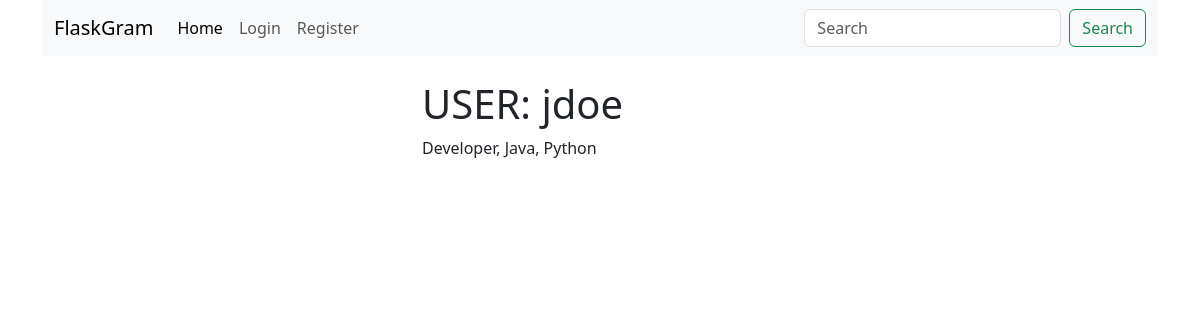
The page /user/1 on the database as committed earlier.
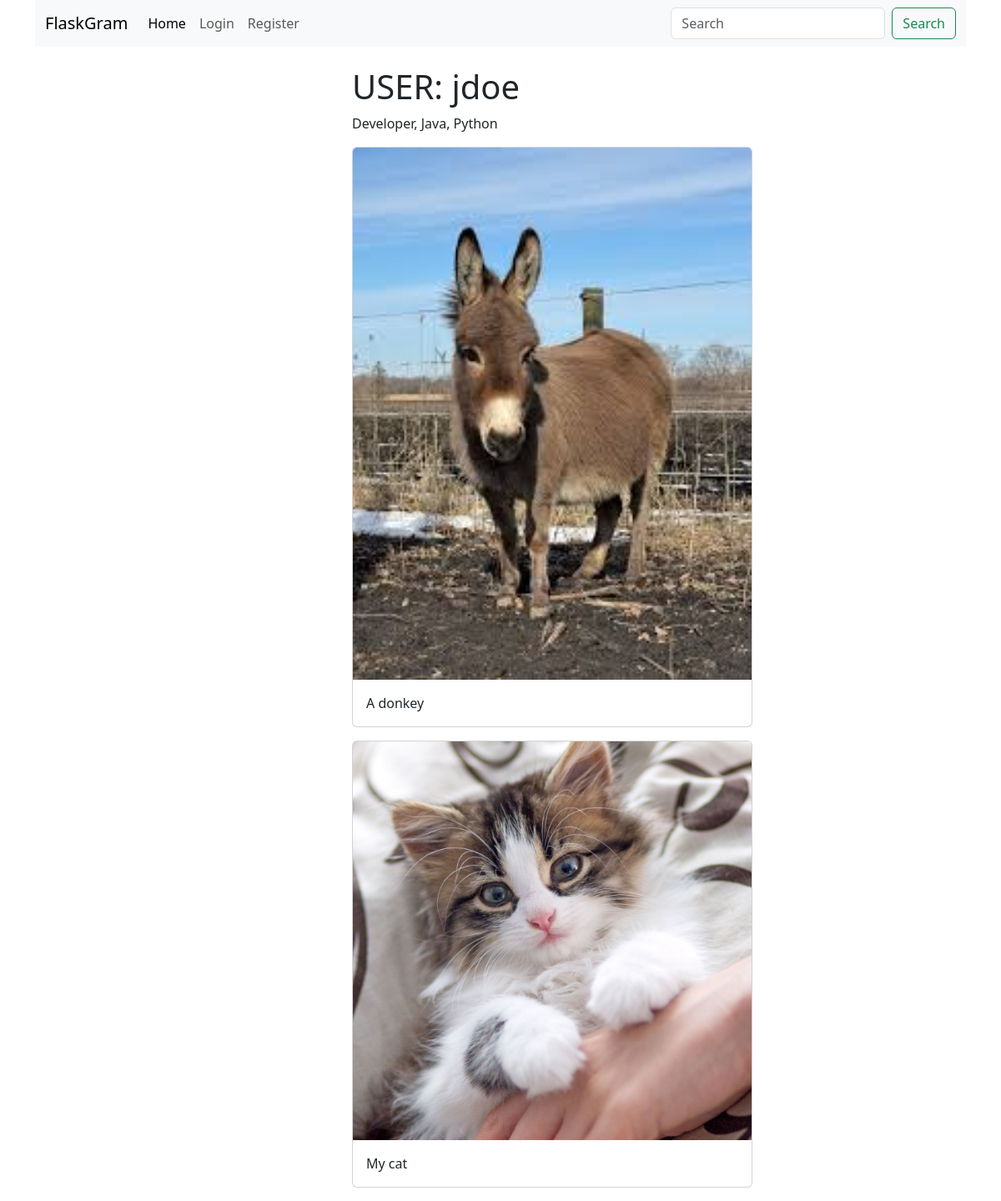
The same page on the database as committed later.
### tables this page shows
CREATE TABLE users (
    id INTEGER PRIMARY KEY AUTOINCREMENT,
    username TEXT UNIQUE NOT NULL,
    password TEXT NOT NULL,
    description TEXT, 
    created_at TIMESTAMP NOT NULL
);

CREATE TABLE posts (
    id INTEGER PRIMARY KEY AUTOINCREMENT,
    content TEXT NOT NULL,
    image TEXT NOT NULL,
    created_at TIMESTAMP NOT NULL, 
    users_id INTEGER NOT NULL,
    FOREIGN KEY (users_id) REFERENCES users (id) 
);

### app.py (the view)
@app.route('/user/<int:uid>')
def user_page(uid):
    db = get_db_connection()
    user = db.execute("SELECT * FROM users WHERE id=?", (uid,)).fetchone()
    if user is None:
        abort(404)
    posts = db.execute("SELECT * FROM posts WHERE users_id=? ORDER BY created_at DESC",
                       (uid,)).fetchall()
    return render_template('user.html', user=user, posts=posts)

### app.py (called while the page is built)
def get_db_connection():
    if 'db' not in g:
        g.db = sqlite3.connect(app.config['DATABASE'])
        g.db.row_factory = sqlite3.Row
    return g.db

@app.before_request
def load_logged_in_user():
    user_id = session.get('user_id')
    if user_id is None:
        g.user = None
    else:
        db = get_db_connection()
        g.user = db.execute("SELECT * FROM users WHERE id=?", (user_id,)).fetchone()

### templates/user.html
{% extends 'base.html' %}
{% block content %}
    <div class="row">
        <div class="col-md-4 mx-auto">
            <h1>USER: {{ user['username'] }}</h1>
            <p>{{ user['description'] }}</p>
            {% for row in posts %}
                <div class="card mb-3" style="width: 30rem;">
                    <img src="/static/uploads/{{ row['image'] }}" class="card-img-top" alt="...">
                <div class="card-body">
                    <p class="card-text">{{ row['content'] }}</p>
                </div>
                </div>
            {% endfor %}
        </div>
    </div>
{% endblock %}

### templates/base.html (shortened to what this page needs)
<!DOCTYPE html>
<html lang="en">
<head>
    <link href="https://cdn.jsdelivr.net/npm/bootstrap@5.3.6/dist/css/bootstrap.min.css" rel="stylesheet">
</head>
<body>
    <div class="container">
        <nav class="navbar navbar-expand-lg bg-body-tertiary">
            <div class="container-fluid">
                <a class="navbar-brand" href="#">FlaskGram</a>
                <div class="collapse navbar-collapse" id="navbarSupportedContent">
                <ul class="navbar-nav me-auto mb-2 mb-lg-0">
                    <li class="nav-item">
                    <a class="nav-link active" aria-current="page" href="#">Home</a>
                    </li>
                    {% if g.user %}
                    <li class="nav-item">
                    <a class="nav-link" href="/create">Add</a>
                    </li>
                    <li class="nav-item">
                    <a class="nav-link" href="/profile">Profile</a>
                    </li>
                    <li class="nav-item">
                    <a class="nav-link" href="/logout">@{{ g.user['username'] }} Logout</a>
                    </li>
                    {% else %}
                    <li class="nav-item">
                    <a class="nav-link" href="/login">Login</a>
                    </li>
                    <li class="nav-item">
                    <a class="nav-link" href="/register">Register</a>
                    </li>
                    {% endif %}
                </ul>
                <form class="d-flex" role="search">
                    <input class="form-control me-2" type="search" placeholder="Search" aria-label="Search"/>
                    <button class="btn btn-outline-success" type="submit">Search</button>
                </form>
                </div>
            </div>
        </nav>
        <div class="mt-4">
            {% block content %}{% endblock %}
        </div>
    </div>
</body>
</html>

Rows that differ between the two databases and show on the page:
added posts: image (picture), content "A donkey"
added posts: image (picture), content "My cat"
